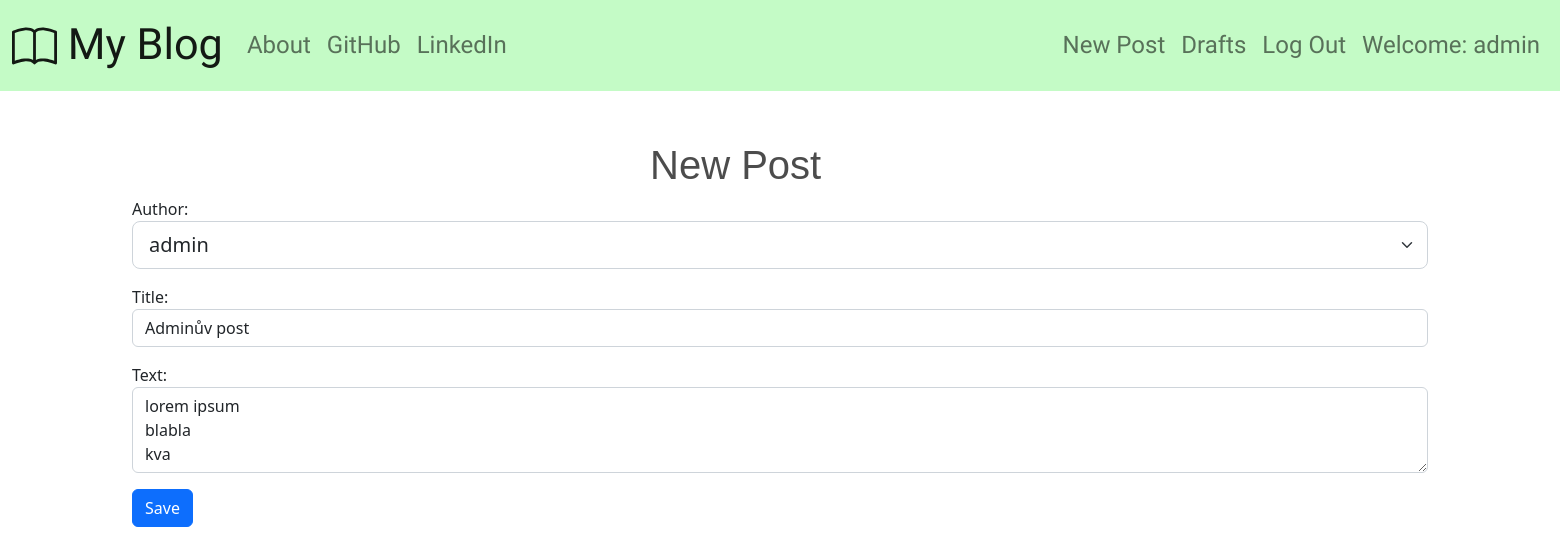
Screenshot of /post/3/edit/ (signed in) with the database file from the repository.
### blog_app/models.py (models this page shows, shortened)
class Post(models.Model):
    author      = models.ForeignKey('auth.User', on_delete=models.CASCADE)
    title       = models.CharField(max_length = 200)
    text        = models.TextField()
    create_date = models.DateTimeField(default = timezone.now)
    published_date = models.DateTimeField(blank = True, null = True)

### blog_app/views.py (the view)
# urls.py: path('post/<int:pk>/edit/', views.PostUpdateView.as_view(), name = 'post_edit'),
class PostUpdateView(LoginRequiredMixin, UpdateView):
    login_url = '/login/'
    redirect_field_name = 'blog/post_detail.html'
    form_class = PostForm
    model = Post

### blog_app/forms.py
class PostForm(forms.ModelForm):
    class Meta():
        model = Post
        fields = ('author', 'title', 'text')
        widgets = {
            'title':forms.TextInput(attrs = {'class':'form-control'}),
            'author':forms.Select(attrs = {'class':'form-select form-select-lg mb-3'}),
            'text':forms.Textarea(attrs = {'class':'form-control','rows':'3'}),
        }

### blog_app/templates/blog_app/post_form.html (shortened to what this page needs)
{% extends "blog_app/base.html" %}
{% block content %}
  <h1>New Post</h1>
  <form method="post">
    <div class="mb-3">
        <label for="id_subject">Author:</label>
        {{ form.author }}
    </div>
    <div class="mb-3">
        <label for="id_subject">Title:</label>
        {{ form.title }}
    </div>
    <div class="mb-3">
        <label for="id_subject">Text:</label>
        {{ form.text }}
    </div>
    <div class="mb-3">
        <button type="submit" class="btn btn-primary">Save</button>
    </div>
  </form>
{% endblock %}

### blog_app/templates/blog_app/base.html (shortened to what this page needs)
<!DOCTYPE html>
{% load static %}
<html lang="en" dir="ltr">
  <head>
    <link href="https://cdn.jsdelivr.net/npm/bootstrap@5.2.0/dist/css/bootstrap.min.css" rel="stylesheet">
    <link rel="stylesheet" href="{% static 'css/blog.css' %}">
    <link rel="stylesheet" href="//cdn.jsdelivr.net/npm/medium-editor@latest/dist/css/medium-editor.min.css" type="text/css" media="screen" charset="utf-8">
  </head>
  <body>
    <nav class="navbar navbar-custom navbar-expand-lg techfont">
      <div class="container-fluid">
        <a class="navbar-brand" href="{% url 'post_list' %}">
           My Blog
        </a>
        <div class="collapse navbar-collapse" id="navbarNav">
          <ul class="navbar-nav me-auto">
            <li class="nav-item">
              <a class="nav-link {% if request.resolver_match.url_name == 'about' %}active{% endif %}" aria-current="page" href="{% url 'about' %}">About</a>
            </li>
            <li class="nav-item">
              <a class="nav-link" href="https://github.com/BulanMartin" target="_blank">GitHub</a>
            </li>
            <li class="nav-item">
              <a class="nav-link" href="https://www.linkedin.com/in/martin-bul%C3%A1n-750310a7/" target="_blank">LinkedIn</a>
            </li>
          </ul>
          <ul class="navbar-nav ms-auto">
            {% if user.is_authenticated %}
            <li class="nav-item">
              <a class="nav-link {% if request.resolver_match.url_name == 'post_new' %}active{% endif %}" aria-current="page" href="{% url 'post_new' %}">New Post</a>
            </li>
            <li class="nav-item">
              <a class="nav-link {% if request.resolver_match.url_name == 'post_draft_list' %}active{% endif %}" href="{% url 'post_draft_list' %}">Drafts</a>
            </li>
            <li class="nav-item">
              <a class="nav-link {% if request.resolver_match.url_name == 'logout' %}active{% endif %}" href="{% url 'logout' %}">Log Out</a>
            </li>
            <li class="nav-item">
              <a class="nav-link">Welcome: {{user.username}}</a>
            </li>
            {% else %}
            <li class="nav-item">
              <a class="nav-link {% if request.resolver_match.url_name == 'login' %}active{% endif %}" href="{% url 'login' %}">Login</a>
            </li>
            {% endif %}
          </ul>
        </div>
      </div>
    </nav>
    <div class="content container">
      <div class="row">
        <div class="col">
          <div class="blog_posts">
            {% block content %}
            {% endblock %}
          </div>
        </div>
      </div>
    </div>
  </body>
</html>

### blog_app/static/css/blog.css (style rules this page uses)
h1 { font-family: Oak,sans-serif; color: rgba(0,0,0,0.7); position:relative; top:calc(50% - 80px); left:calc(50% - 130px); }
.navbar-custom { background-color: #C4FBC6; }
.navbar-brand { font-size: 1.8em; }
.content { margin-top: 50px; }
.techfont { font-family: 'Black And White Picture', sans-serif; font-size: 1.5em; margin-bottom: 10px; }

### rows the page displays
Post: author "admin", title "Adminův post", text "lorem ipsum blabla kva"

### other values shown
{{ user.username }} "admin"
